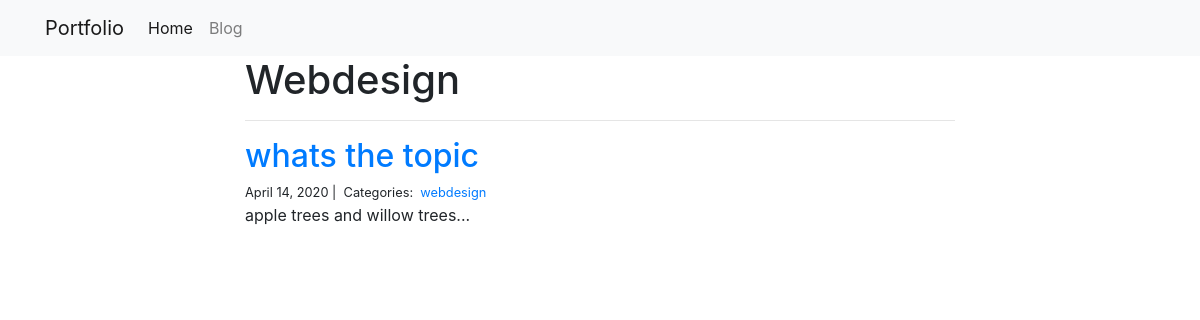
The page /blog/webdesign/ on the database its author committed.
### blog/models.py (models this page shows)
class Category(models.Model):
    name = models.CharField(max_length=20)

class Post(models.Model):
    title = models.CharField(max_length=255)
    body = models.TextField()
    created_on = models.DateTimeField(auto_now_add=True)
    last_modified = models.DateTimeField(auto_now=True)
    categories = models.ManyToManyField('Category', related_name='posts')

### blog/views.py (the view)
# urls.py: path("<category>/", views.blog_category, name="blog_category"),
def blog_category(request, category):
    posts = Post.objects.filter(categories__name__contains=category).order_by(
        "-created_on"
    )
    context = {"category": category, "posts": posts}
    return render(request, "blog_category.html", context)

### blog/Templates/blog_category.html
{% extends "base.html" %}
{% block page_content %}
<div class="col-md-8 offset-md-2">
    <h1>{{ category | title }}</h1>
    <hr>
    {% for post in posts %}
        <h2><a href="{% url 'blog_detail' post.pk%}">{{ post.title }}</a></h2>
        <small>
            {{ post.created_on.date }} |&nbsp;
            Categories:&nbsp;
            {% for category in post.categories.all %}
            <a href="{% url 'blog_category' category.name %}">
                {{ category.name }}
            </a>&nbsp;
            {% endfor %}
        </small>
        <p>{{ post.body | slice:":400" }}...</p>
    {% endfor %}
</div>
{% endblock %}

### rows shown on the page
Category: name "Webdesign", name "webdesign"
Post: title "whats the topic", created_on "April 14, 2020", body "apple trees and willow trees"
